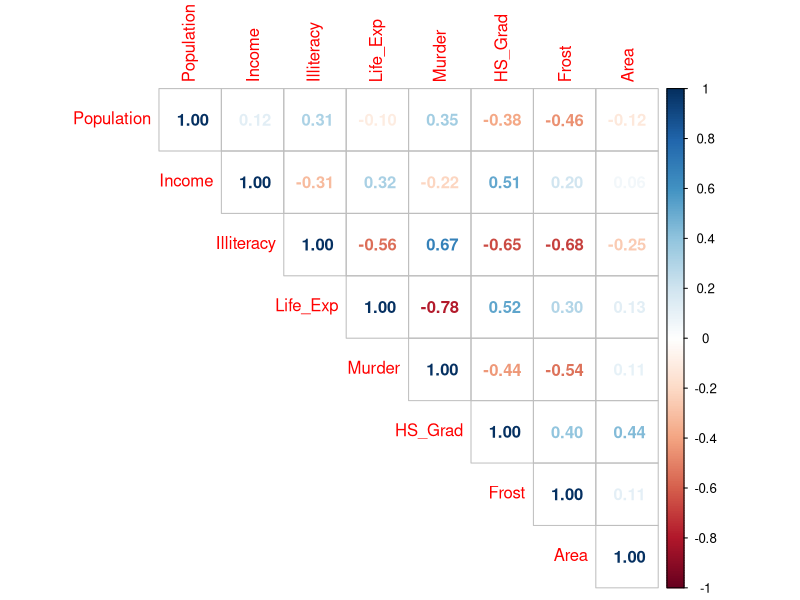
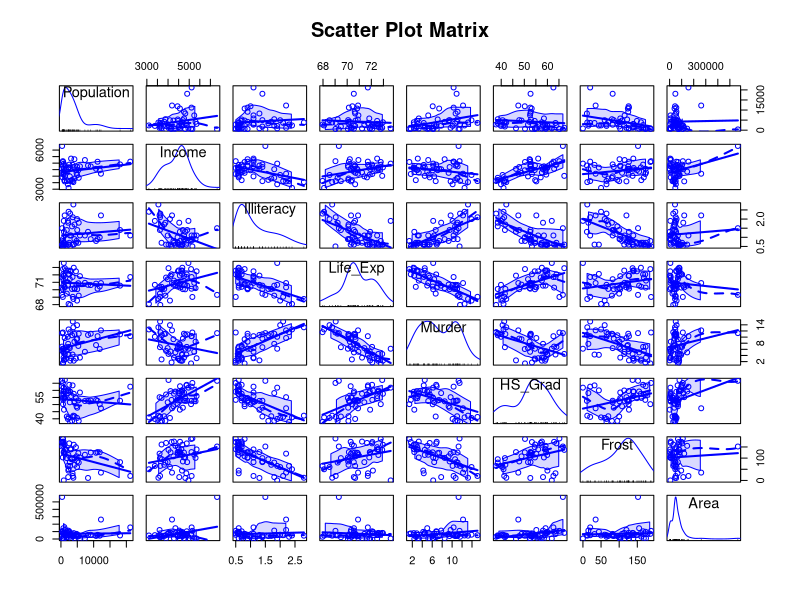
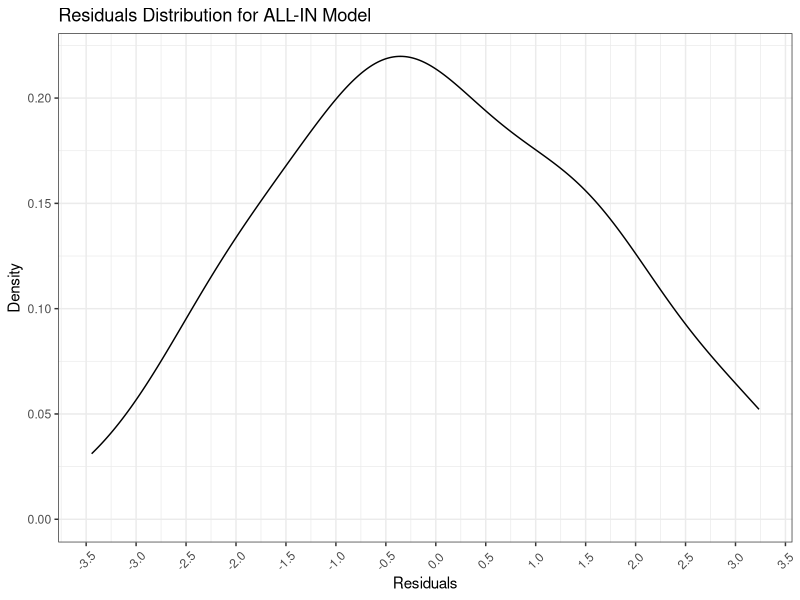
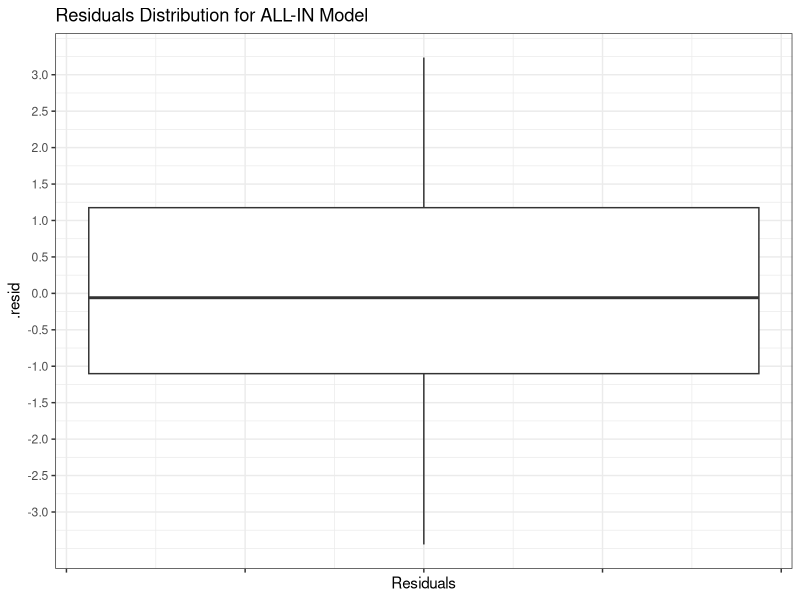
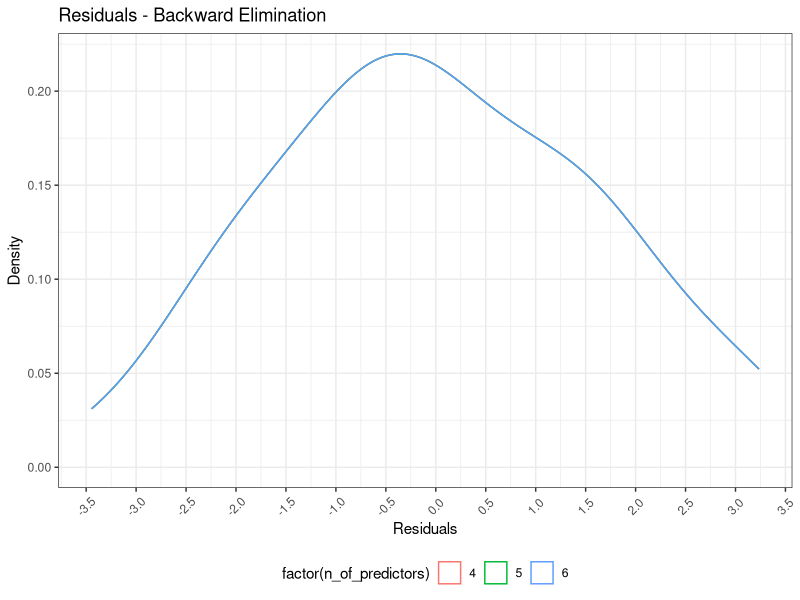
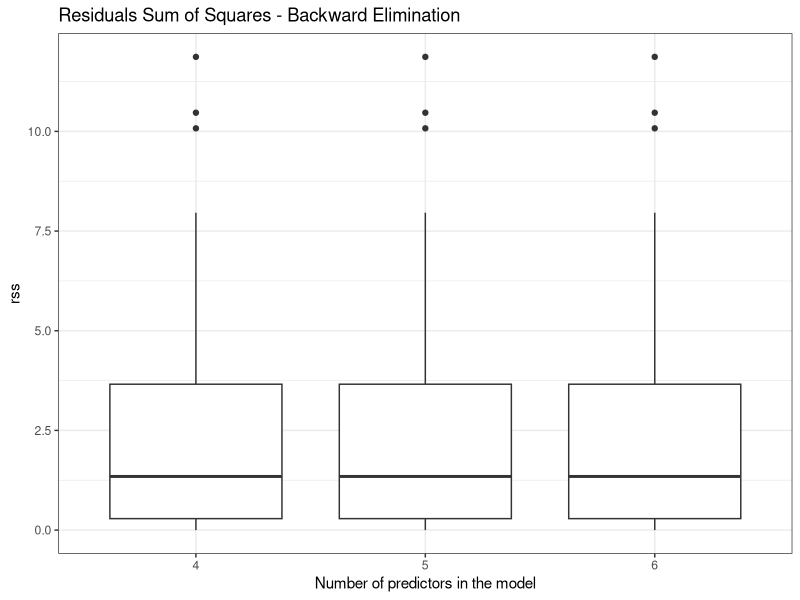
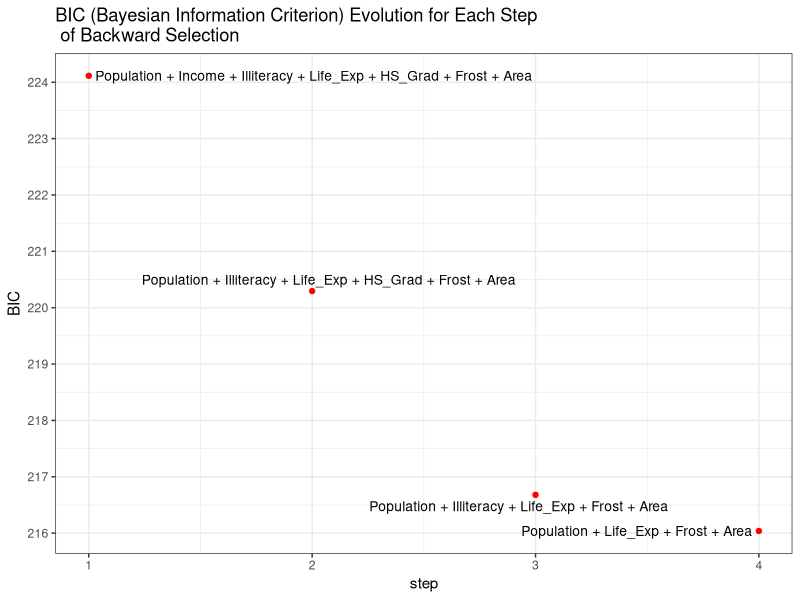
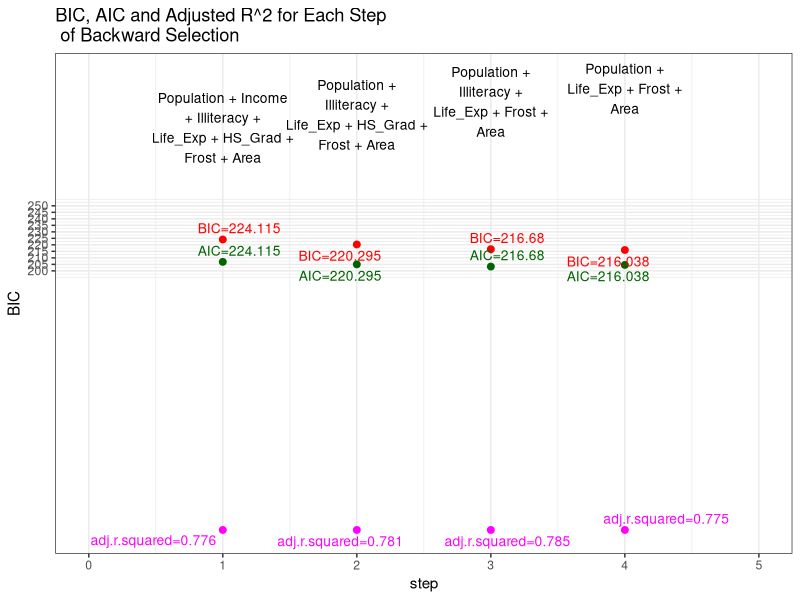

These figures' R source, in order:
################################################################################
#########                Regression Models Selection                ############
################################################################################
####  last update: 14.11.2017

library(tidyverse)
options(scipen=10)
library (stringr)

## install.packages('devtools')
#library(devtools)
#devtools::install_github("dgrtwo/broom")
library (broom)

# install.packages('devtools')
#library(devtools)
# remove.packages('ggrepel')
#devtools::install_github("slowkow/ggrepel")
#install.packages("ggrepel")
library(ggrepel)
library(corrplot)
library(car)


###################################################################################
###                      Case study: `States` (USA)
#  Example taken from Kabacoff's R in Action (Manning), 2013, 2015 
# state.x77 dataset in the base package 
# Explore the relationship between a state’s murder rate and other characteristics of
#   the state, including population, illiteracy rate, average income, 
#   and frost levels (mean number of days below freezing).
###################################################################################

# lm() function requires a data frame;state.x77 dataset is contained in a matrix, 
#    so one must convert it:
states <- as.data.frame(state.x77)
states$State <- row.names(states)
names(states) <- str_replace_all(names(states), ' |\\.', '_')
head(states)


# examine bivariate relationships
cor(states %>% select (-State))

# install.packages('corrplot')
corrplot::corrplot(cor(states %>% select (-State), 
             method = "spearman"), method = "number", type = "upper")

car::scatterplotMatrix(states %>% select (-State), spread=FALSE, 
                  lty.smooth=2, main="Scatter Plot Matrix")
warnings()



################################################################
##     `All-in Model` - the model containing all variables    ##
##   (except `State`)                                         ## 
################################################################

states_lm1 <- lm(Murder ~ ., data=states %>% select (-State))
summary(states_lm1)

####################################################
## with the `broom` package, we can collect simply
##    and rigurously the main model parameters

model_overall <- glance(states_lm1)
model_overall
model_predictors <- tidy(states_lm1)
model_predictors
model_details <- augment(states_lm1)
model_details

# Residuals Sum of Squares
rss <- sum((states$Murder - predict(states_lm1))^2)
rss

states_lm1$residuals
sum(states_lm1$residuals^2)


# Mean Squared Error
mse <- mean((states$Murder - predict(states_lm1))^2)
mse

# Density plot of the residuals
title_ <- paste0('Residuals Distribution for ALL-IN Model')
ggplot(data = model_details, aes(x = .resid)) + 
	geom_density(colour="black") + 
     xlab("Residuals") + ylab("Density") +
     ggtitle(title_) +
     theme_bw() +
     scale_fill_grey() +
     theme(strip.text.x = element_text(size = 9)) +
     scale_y_continuous() +
     scale_x_continuous(breaks=seq(-4, 4, .5)) +
     theme(axis.text.x  = element_text(angle=45, vjust=.5, hjust=.5)) 

# Box plot of the residuals
ggplot(data = model_details, aes(x = 1, y = .resid)) + 
	geom_boxplot() + 
     ggtitle(title_) +
     theme_bw() +
     scale_fill_grey() + 
     theme(axis.text.x=element_blank()) +
     scale_y_continuous(breaks = seq(-3, 3, .5)) +
     xlab("Residuals") 


# for getting the model formula, instead of ...
states_lm1$call
# ... we'll gather information from...
states_lm1$terms[[1]]
states_lm1$terms[[2]]
states_lm1$terms[[3]]


# this is the vector with all possible (simple) predictors
predictors <- setdiff(names(states), c('State', 'Murder'))



####################################################################
####      Task:                                                 ####
####      Find the best model (what `best` is ?) that explains  ####
####      and/or predict the outcomene (Murder rate)            ####
####################################################################


####################################################################
###            Model selection                                   ###
####################################################################
###         a. Backward elimination                              ### 
###         b. Forward selection                                 ### 
###         c. Bidirectional elimination                         ### 
###         d. Score comparison (for all possible models)        ### 
####################################################################



####################################################################
###         a. Backward elimination                              ### 
####################################################################
##   a.1. Choose a significance level (usually 0.05 or 0.10)
##   a.2. Start with `all-in` model
##   a.3. Remove least significant predictor (the predictor
##        with the highest p-value)
##   a.4. Build the model (without the predictor found in a.3.)
##   a.5. Check if there is at least one predictor with 
##      the p-value above the significance level. 
##      If so, go to a.3
##      In not, STOP.        

current_predictors <- predictors
the_backward_models <- tibble()
removed_predictors <- tibble()
models_residuals <- tibble()
current_step <- 0


## a.1. Choose a significance level (usually 0.05 or 0.10)
significance_level <- 0.05

# loop variable
stop <- FALSE

while (!stop)
{
     current_step <- current_step + 1
     
     # fit the model
     formula_ <- paste('Murder ~', paste(current_predictors, collapse = ' + '))
     current_model <- lm(formula = formula_, data = states %>% select (-State))    
     # summary(current_model)
     
     # add the overall information about the data into the dataframe
     #  `the_backward_models`
     the_backward_models <- bind_rows(the_backward_models,
          glance(current_model) %>%
               mutate (predictors = paste(current_predictors, collapse = ' + '),
                       step = current_step))
     
     # find the least significant predictor
     predictor_details <- tidy(current_model)

     the_least_significant_predictor <- predictor_details %>%
          filter (term != '(Intercept)') %>%
          mutate (max_p_value = max(p.value), step = current_step) %>%
          filter (p.value == max_p_value) %>%
          head(1)
     

     # the the p-value of the least significant predictor is smaller
     # than the significance level, then STOP
     if (the_least_significant_predictor[1,]$p.value < significance_level )
          break
     
     # here, we still have predictors with p-value above 
     #   the significance level

     # we'll remove it from the model ...
     current_predictors <- setdiff(current_predictors, 
                              the_least_significant_predictor[1,]$term )
     
     # ... and store it in the `removed_predictors` data frame
     removed_predictors <- bind_rows(removed_predictors, 
               the_least_significant_predictor         )
     
     # store the model residuals
     models_residuals <- bind_rows(models_residuals, 
          augment(states_lm1) %>%
          mutate(step = current_step, n_of_predictors = length(current_predictors)) )     

}     


# The resulted model is:
final_model_backard <- current_model 
summary(final_model_backard)


# Compute the residuals sum of squares (RSS) 
# for each step of the backward elimination
models_residuals <- models_residuals %>%
     mutate (rss = .resid ^ 2)


# Density plot of the Residuals (for checking the normality)
title_ <- paste0('Residuals - Backward Elimination')
ggplot(data = models_residuals, 
     aes(x = .resid, color = factor(n_of_predictors) )) + 
	geom_density(alpha = 0.2) + 
     xlab("Residuals") + ylab("Density") +
     ggtitle(title_) +
     theme_bw() +
     scale_fill_grey() +
     scale_y_continuous() +
     scale_x_continuous(breaks=seq(-4, 4, .5)) +
     theme(axis.text.x  = element_text(angle=45, vjust=.5, hjust=.5))  + 
	theme(legend.position = "bottom", legend.direction = "horizontal") 


# Box plot of the residuals sum of squares for models on each step of 
# the backaward elimination
title_ <- paste0('Residuals Sum of Squares - Backward Elimination')
ggplot(data = models_residuals, 
          aes(x = factor(n_of_predictors), y = rss)) + 
	geom_boxplot() +
     ggtitle(title_) +
     xlab("Number of predictors in the model") +
     theme_bw() +
     scale_fill_grey() + 
     scale_y_continuous() 


# plot the BIC for all the models
title_ <- 'BIC (Bayesian Information Criterion) Evolution for Each Step\n of Backward Selection'    
ggplot(the_backward_models, aes(x = step, y = BIC)) +
     geom_point(col = 'red') +
     geom_text_repel(aes(label = predictors), size = 3.5) +
     ggtitle(title_) +
     theme_bw() +
     scale_fill_grey()  +
     scale_y_continuous(breaks=seq(180, 280, 1)) 


title_ <- 'BIC, AIC and Adjusted R^2 for Each Step\n of Backward Selection'    
ggplot(the_backward_models, aes(x = step, y = BIC)) +
     geom_point(col = 'red', size = 2) +
     geom_point(aes(x = step, y = AIC), col = 'darkgreen', size = 2) +
     geom_point(aes(x = step, y = adj.r.squared), col = 'magenta', size = 2) +
     geom_text(aes(x = step, y = step * 10 + 300, label = str_wrap(predictors, width = 20)), 
          size = 3.5, hjust = 0.5) +
     geom_text_repel(aes(x = step, BIC, label = paste0('BIC=', round(BIC, 3)) ), 
          size = 3.5, col = 'red') +
     geom_text_repel(aes(x = step, AIC, label = paste0('AIC=', round(BIC, 3)) ), 
          size = 3.5, col = 'darkgreen') +
     geom_text_repel(aes(x = step, adj.r.squared, label = paste0('adj.r.squared=', 
          round(adj.r.squared, 3)) ), 
          size = 3.5, col = 'magenta') +
     ggtitle(title_) +
     theme_bw() +
     scale_fill_grey()  +
     scale_y_continuous(limits = c(0, 350), breaks=seq(200, 250, 5)) +
     scale_x_continuous(limits = c(0, 5), breaks=seq(0, 5, 1)) 



